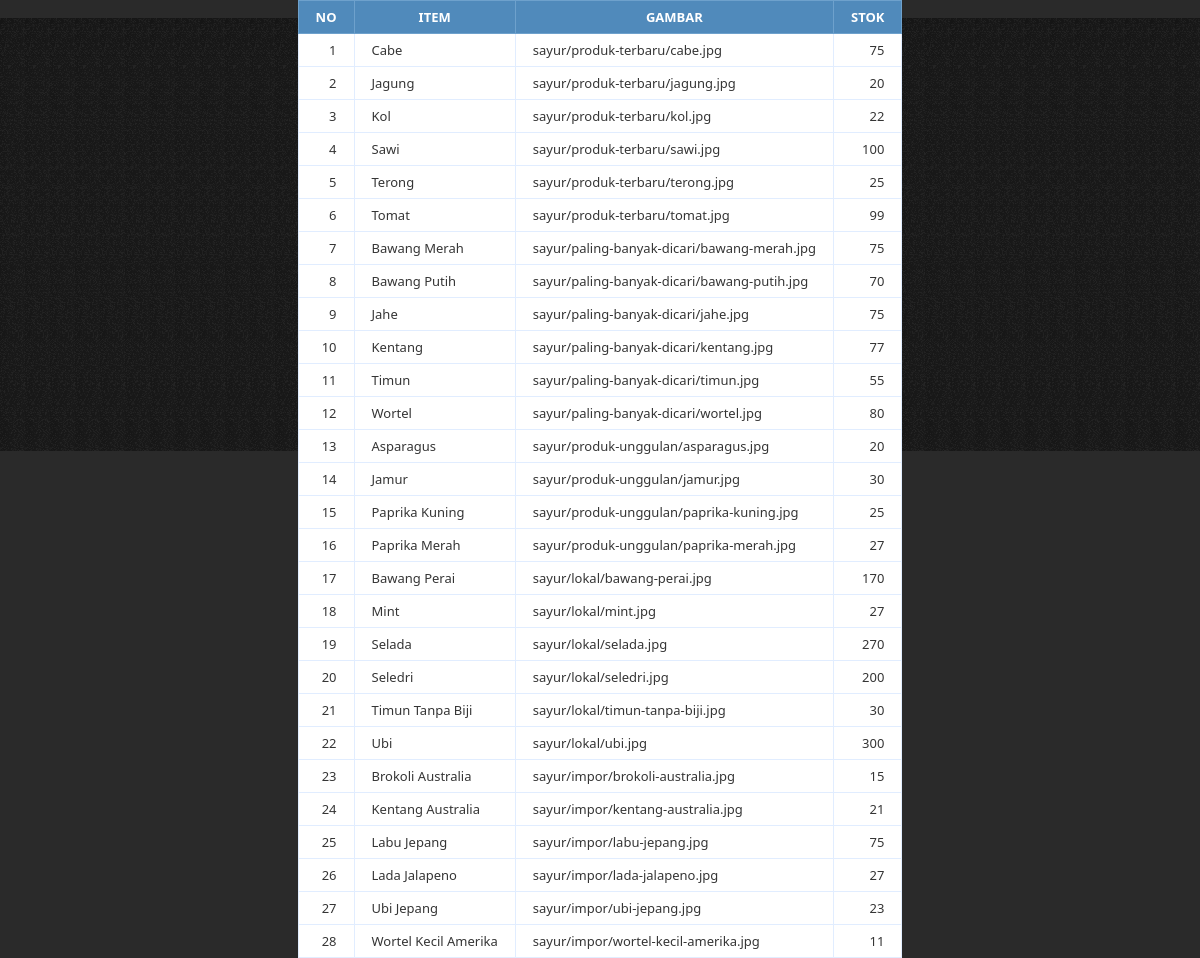
Screenshot of /proses1.php with the database file from the repository.
### tables this page shows
CREATE TABLE IF NOT EXISTS `sayur` (
  `id` int(100) NOT NULL AUTO_INCREMENT,
  `kategori` varchar(32) NOT NULL,
  `nama_sayur` varchar(32) NOT NULL,
  `deskripsi` varchar(32) NOT NULL,
  `gambar` varchar(128) NOT NULL,
  `produk_unggulan` varchar(32) NOT NULL,
  `harga` int(32) NOT NULL,
  `status` varchar(32) NOT NULL,
  `stok` int(32) NOT NULL,
  `paling_dicari` varchar(32) NOT NULL,
  PRIMARY KEY (`id`)
);

### proses1.php (the view, shortened to what this page needs)
<link rel="stylesheet" href="css/style.css" type="text/css" media="all" />
<p align="center">
<table class="demo-table" >
						<thead>
  					<tr>
                    <th><center>No</center></th>
					<th><center>Item</center></th>
					<th><center>Gambar</center></th>
					<th><center>Stok</center></th>
				</tr>
				</thead>
				<?php
				 $no_urut = 0;
				 $search = $_POST['search'];
				 $query = "SELECT * FROM sayur WHERE nama_sayur LIKE '%$search%'";
				 $result = mysql_query($query);
				 while($data = mysql_fetch_array($result)) {
				  $no_urut++;
				  echo "<tr>
				     <td>$no_urut</td>
				     <td>".$data['nama_sayur']."</td>
				     <td>".$data['gambar']."</td>
				     <td>".$data['stok']."</td>
				  <tr>";
				 }
				?>
				</table>
				</p>

### css/style.css (style rules this page uses)
* { margin: 0; padding: 0; outline: 0; }

### proses1.php (style rules this page uses)
.demo-table { border-collapse: collapse; font-size: 13px; }
.demo-table th, .demo-table td { border: 1px solid #e1edff; padding: 7px 17px; }
.demo-table thead th { background-color: #508abb; color: #FFFFFF; border-color: #6ea1cc !important; text-transform: uppercase; }
.demo-table tbody td { color: #353535; }
.demo-table tbody td:first-child, .demo-table tbody td:last-child, .demo-table tbody td:nth-child(4) { text-align: right; }
.demo-table tbody tr:nth-child(odd) td { background-color: #ffffff; }

### rows the page displays
sayur: nama_sayur "Cabe", gambar "sayur/produk-terbaru/cabe.jpg", stok "75"
sayur: nama_sayur "Jagung", gambar "sayur/produk-terbaru/jagung.jpg", stok "20"
sayur: nama_sayur "Kol", gambar "sayur/produk-terbaru/kol.jpg", stok "22"
sayur: nama_sayur "Sawi", gambar "sayur/produk-terbaru/sawi.jpg", stok "100"
sayur: nama_sayur "Terong", gambar "sayur/produk-terbaru/terong.jpg", stok "25"
sayur: nama_sayur "Tomat", gambar "sayur/produk-terbaru/tomat.jpg", stok "99"
sayur: nama_sayur "Bawang Merah", gambar "sayur/paling-banyak-dicari/bawang-merah.jpg", stok "75"
sayur: nama_sayur "Bawang Putih", gambar "sayur/paling-banyak-dicari/bawang-putih.jpg", stok "70"
sayur: nama_sayur "Jahe", gambar "sayur/paling-banyak-dicari/jahe.jpg", stok "75"
sayur: nama_sayur "Kentang", gambar "sayur/paling-banyak-dicari/kentang.jpg", stok "77"
sayur: nama_sayur "Timun", gambar "sayur/paling-banyak-dicari/timun.jpg", stok "55"
sayur: nama_sayur "Wortel", gambar "sayur/paling-banyak-dicari/wortel.jpg", stok "80"
sayur: nama_sayur "Asparagus", gambar "sayur/produk-unggulan/asparagus.jpg", stok "20"
sayur: nama_sayur "Jamur", gambar "sayur/produk-unggulan/jamur.jpg", stok "30"
sayur: nama_sayur "Paprika Kuning", gambar "sayur/produk-unggulan/paprika-kuning.jpg", stok "25"
sayur: nama_sayur "Paprika Merah", gambar "sayur/produk-unggulan/paprika-merah.jpg", stok "27"
sayur: nama_sayur "Bawang Perai", gambar "sayur/lokal/bawang-perai.jpg", stok "170"
sayur: nama_sayur "Mint", gambar "sayur/lokal/mint.jpg", stok "27"
sayur: nama_sayur "Selada", gambar "sayur/lokal/selada.jpg", stok "270"
sayur: nama_sayur "Seledri", gambar "sayur/lokal/seledri.jpg", stok "200"
sayur: nama_sayur "Timun Tanpa Biji", gambar "sayur/lokal/timun-tanpa-biji.jpg", stok "30"
sayur: nama_sayur "Ubi", gambar "sayur/lokal/ubi.jpg", stok "300"
sayur: nama_sayur "Brokoli Australia", gambar "sayur/impor/brokoli-australia.jpg", stok "15"
sayur: nama_sayur "Kentang Australia", gambar "sayur/impor/kentang-australia.jpg", stok "21"
sayur: nama_sayur "Labu Jepang", gambar "sayur/impor/labu-jepang.jpg", stok "75"
sayur: nama_sayur "Lada Jalapeno", gambar "sayur/impor/lada-jalapeno.jpg", stok "27"
sayur: nama_sayur "Ubi Jepang", gambar "sayur/impor/ubi-jepang.jpg", stok "23"
sayur: nama_sayur "Wortel Kecil Amerika", gambar "sayur/impor/wortel-kecil-amerika.jpg", stok "11"
